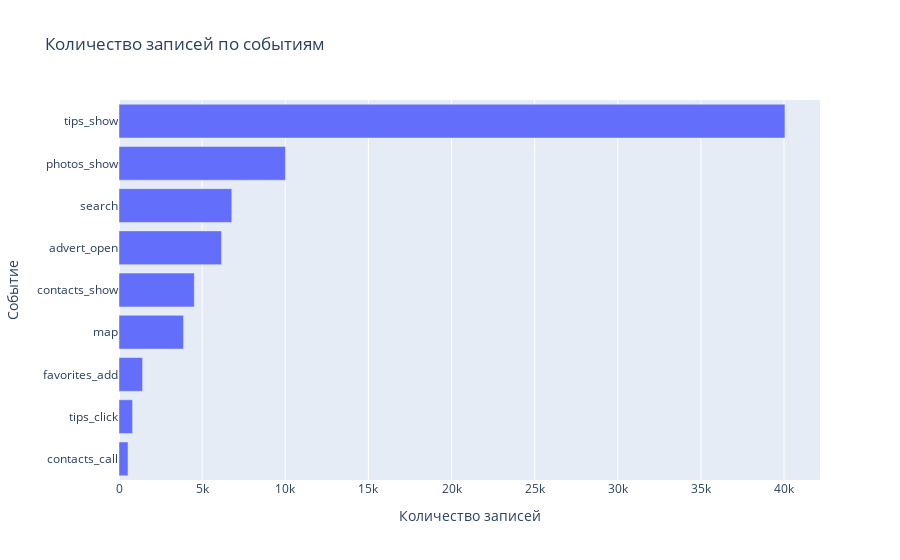

Here is the notebook cell this chart was saved with:
### Code cell
df_events = (df
 .groupby('event_name',  as_index=False)
 .agg({'user_id': 'count'})
 .sort_values(by='user_id', ascending=True)
)
fig = px.bar(df_events, 
             x='user_id', 
             y='event_name', 
             title='Количество записей по событиям',
             labels={
                     "event_name": "Событие",
                     "user_id": "Количество записей"
             }
            )
fig.update_layout(showlegend = False)
fig.show()

### Figure 1 — Plotly figure (JSON) as saved in the notebook; plotly's stock layout.template omitted (floating-point values rounded to 4 significant figures)
{"data": [{"alignmentgroup": "True", "hovertemplate": "Количество записей=%{x}<br>Событие=%{y}<extra></extra>", "legendgroup": "", "marker": {"color": "#636efa", "pattern": {"shape": ""}}, "name": "", "offsetgroup": "", "orientation": "h", "showlegend": false, "textposition": "auto", "type": "bar", "x": [541, 814, 1417, 3881, 4529, 6164, 6784, 10012, 40055], "xaxis": "x", "y": ["contacts_call", "tips_click", "favorites_add", "map", "contacts_show", "advert_open", "search", "photos_show", "tips_show"], "yaxis": "y"}], "layout": {"barmode": "relative", "legend": {"tracegroupgap": 0}, "showlegend": false, "title": {"text": "Количество записей по событиям"}, "xaxis": {"anchor": "y", "domain": [0, 1], "title": {"text": "Количество записей"}}, "yaxis": {"anchor": "x", "domain": [0, 1], "title": {"text": "Событие"}}}}
